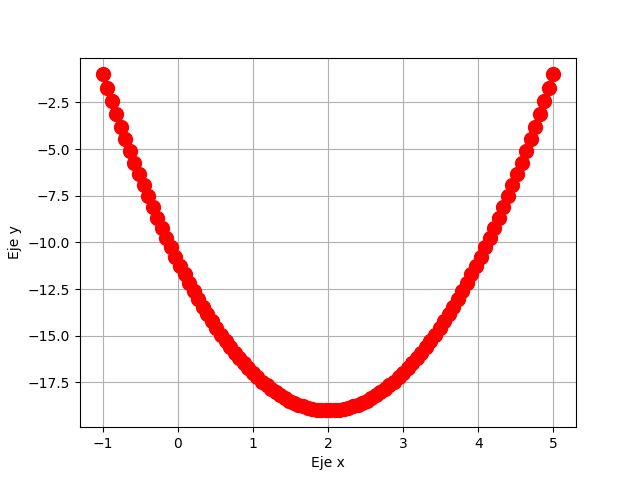

Source code (Python):
import matplotlib.pyplot as plt
import numpy as np

xpoints = np.linspace( -1, 5, 100)
def f(x):
    return ((2 * xpoints ** 2)-(8 * xpoints)-11)

plt.plot(xpoints, f(xpoints),'o:r', markersize = 10)
plt.ylabel('Eje y')
plt.xlabel('Eje x')
plt.grid(True)
plt.show()
